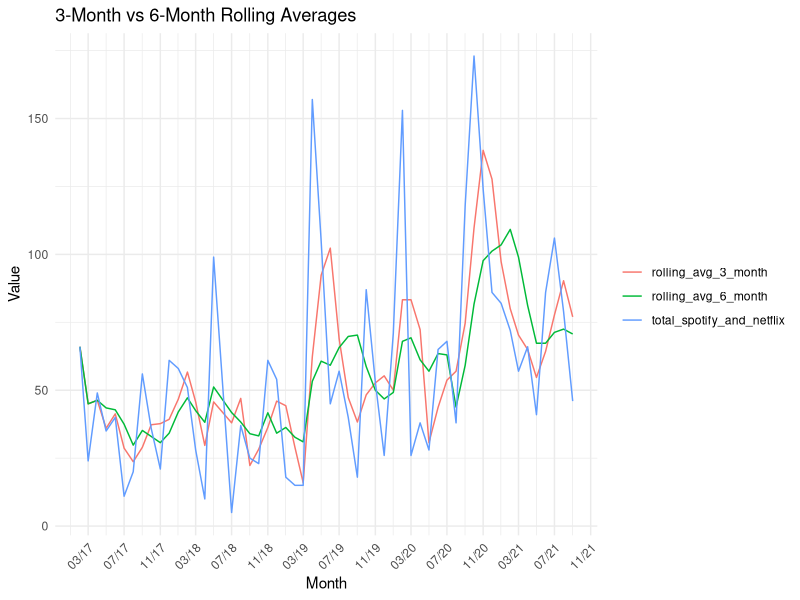

Generate this figure with R:
library(dplyr)
library(stringr)
library(ggplot2)
library(tidyr)

# ----- Creating new columns for a total sum and two different rolling averages -----

joined_df <- read.csv("spotify_and_netflix_korean_monthly.csv")

# Create a new column for the sum of Netflix plus Spotify monthly presence
# IMPORTANT: Netflix added shows were a much lower count, usually, than Spotify song chartings.
# Therefore, it was decided to weight Netflix shows higher. This is very arbitary, and could be
# most usefully weighted anywhere from 2 to 10 times. We settled on 5 times.
joined_df$total_spotify_and_netflix <- joined_df$count_spotify_korean + (joined_df$count_netflix_korean * 5)

# Create a new column for a 3-month rolling average
joined_df$rolling_avg_3_month <- sapply(1:nrow(joined_df), function(i) {
  start_index <- max(1, i-2)
  round(mean(joined_df$total_spotify_and_netflix[start_index:i], na.rm = TRUE), 1)
})

# Create a new column for a 6-month rolling average
joined_df$rolling_avg_6_month <- sapply(1:nrow(joined_df), function(i) {
  start_index <- max(1, i-5)
  round(mean(joined_df$total_spotify_and_netflix[start_index:i], na.rm = TRUE), 1)
})



# ----- Testing out a plot of rolling averages to see the differences -----

# Convert the date_month column in the original dataframe
joined_df$date_month <- as.Date(paste0(joined_df$date_month, "-01"), format = "%Y-%m-%d")

# Reshape the data frame to long format for ggplot2
long_data <- pivot_longer(joined_df, 
                          cols = c("total_spotify_and_netflix", "rolling_avg_3_month", "rolling_avg_6_month"), 
                          names_to = "average_type", 
                          values_to = "average_value")

# Create a line chart using the reshaped data
joined_plot <- ggplot(long_data, aes(x = date_month, y = average_value, color = average_type, group = average_type)) +
  geom_line() +
  theme_minimal() + 
  labs(title = "3-Month vs 6-Month Rolling Averages",
       x = "Month",
       y = "Value", 
       color = "") + 
  scale_x_date(date_breaks = "4 months", date_labels = "%m/%y") +  # Corrected format here
  theme(axis.text.x = element_text(angle = 45, hjust = 1))

print(joined_plot)



# ----- Using the 6-month rolling average to create a percent change value -----
joined_df$percent_change_6_month <- round((joined_df$rolling_avg_6_month - lag(joined_df$rolling_avg_6_month)) / lag(joined_df$rolling_avg_6_month) * 100, 2)
joined_df$percent_change_6_month[1] <- 0  # Setting the initial rate of change also to 0



# ----- Using the 6-month percent change to make a categorical trend value -----
joined_df$trend_6_month <- NA

for (i in 1:nrow(joined_df)) {
  percent_change <- joined_df$percent_change_6_month[i]
  
  if (percent_change > 50) {
    joined_df$trend_6_month[i] <- "Sharp Rise"
  } else if (percent_change >= 20) {
    joined_df$trend_6_month[i] <- "Rise"
  } else if (percent_change >= -20) {
    joined_df$trend_6_month[i] <- "Steady"
  } else if (percent_change >= -50) {
    joined_df$trend_6_month[i] <- "Decline"
  } else {
    joined_df$trend_6_month[i] <- "Sharp Decline"
  }
}

# Save a final CSV as a backup
write.csv(joined_df, "final_korean_media_data.csv")  # Backing up inner join to a CSV